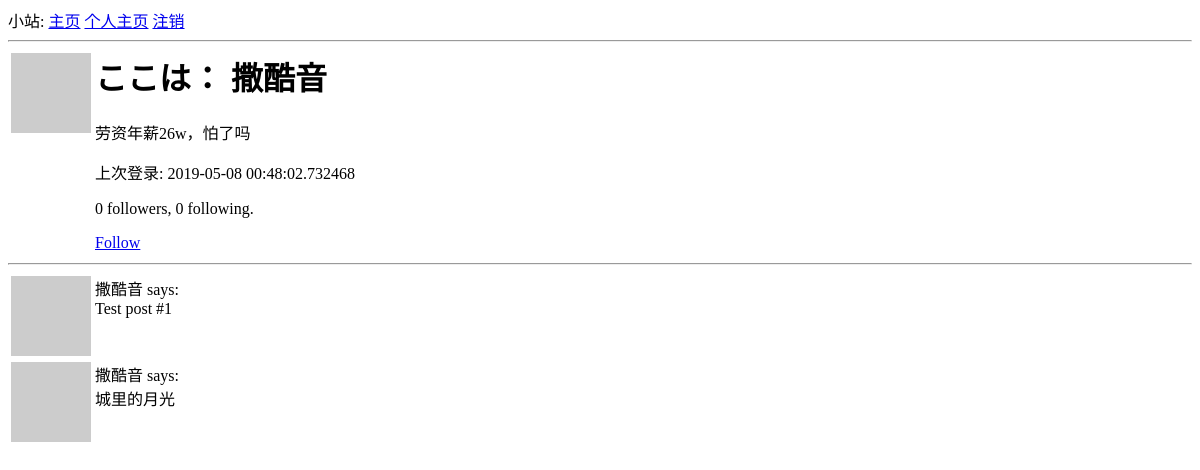
/user/撒酷音 (signed in), run on an earlier commit of the app's database.
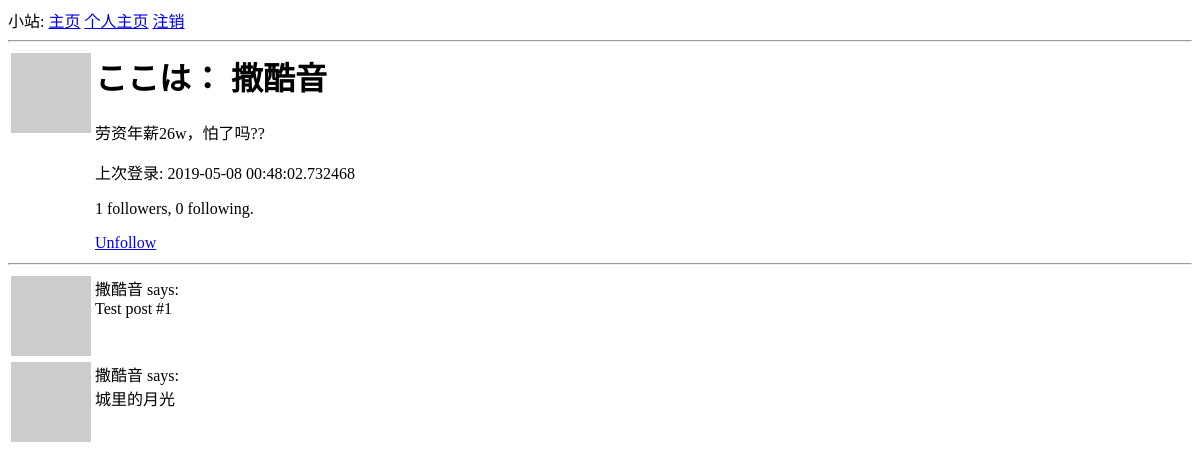
And on a later commit of the database.
### app/models.py (models this page shows, shortened)
class User(UserMixin,db.Model):
    id = db.Column(db.Integer, primary_key=True)
    username = db.Column(db.String(64), index=True, unique=True)
    email = db.Column(db.String(120), index=True, unique=True)
    password_hash = db.Column(db.String(128))
    posts = db.relationship('Post', backref='author', lazy='dynamic')
    about_me = db.Column(db.String(140))
    last_seen = db.Column(db.DateTime, default=datetime.utcnow)
    followed = db.relationship(
        'User', secondary=followers,
        primaryjoin=(followers.c.follower_id == id),
        secondaryjoin=(followers.c.followed_id == id),
        backref=db.backref('followers', lazy='dynamic'), lazy='dynamic')
    def avatar(self, size):
        digest = md5(self.email.lower().encode('utf-8')).hexdigest()
        return 'https://www.gravatar.com/avatar/{}?d=identicon&s={}'.format(
            digest, size)
    def is_following(self, user):
        return self.followed.filter(
            followers.c.followed_id == user.id).count() > 0

### app/routes.py (the view)
@app.route('/user/<username>')
@login_required
def user(username):
    user = User.query.filter_by(username=username).first_or_404()
    posts = [
        {'author': user, 'body': 'Test post #1'},
        {'author': user, 'body': '城里的月光'}
    ]
    return render_template('user.html', user=user, posts=posts)

### app/models.py (called while the page is built)
@login.user_loader
def load_user(id):
    return User.query.get(int(id))

### app/routes.py (called while the page is built)
@app.before_request
def before_request():
    if current_user.is_authenticated:
        current_user.last_seen = datetime.now()
        db.session.commit()

### app/templates/user.html
{% extends "base.html" %}
{% block content %}
    <table>
        <tr valign="top">
            <td><img src="{{ user.avatar(64) }}"></td>
            <td>
                <h1>ここは： {{ user.username }}</h1>
                {% if user.about_me %}<p>{{ user.about_me }}</p>{% endif %}
                {% if user.last_seen %}<p>上次登录: {{ user.last_seen }}</p>{% endif %}
                <p>{{ user.followers.count() }} followers, {{ user.followed.count() }} following.</p>
                {% if user == current_user %}
                <p><a href="{{ url_for('edit_profile') }}">编辑你的页面吧~</a></p>
                {% elif not current_user.is_following(user) %}
                <p><a href="{{ url_for('follow', username=user.username) }}">Follow</a></p>
                {% else %}
                <p><a href="{{ url_for('unfollow', username=user.username) }}">Unfollow</a></p>
                {% endif %}
            </td>
        </tr>
    </table>
    <hr>
    {% for post in posts %}
        {% include '_post.html' %}
    {% endfor %}
{% endblock %}

### app/templates/base.html (shortened to what this page needs)
<html>
    <head>
    </head>
    <body>
        <div>
            小站:
            <a href="{{ url_for('index') }}">主页</a>
            {% if current_user.is_anonymous %}
            <a href="{{ url_for('login') }}">登录</a>
            {% else %}
            <a href="{{ url_for('user', username=current_user.username) }}">个人主页</a>
            <a href="{{ url_for('logout') }}">注销</a>
            {% endif %}
        </div>
        <hr>
        {% block content %}{% endblock %}
    </body>
</html>

### app/templates/_post.html
    <table>
        <tr valign="top">
            <td><img src="{{ post.author.avatar(36) }}"></td>
            <td>{{ post.author.username }} says:<br>{{ post.body }}</td>
        </tr>
    </table>

What changed in the data, as far as the page shows it:
changed User "撒酷音": about_me "劳资年薪26w，怕了吗" → "劳资年薪26w，怕了吗??"
Also different on the page:
{{ user.followers.count() }}: "0" → "1"
text no longer shown: "Follow"
text now shown: "Unfollow"
